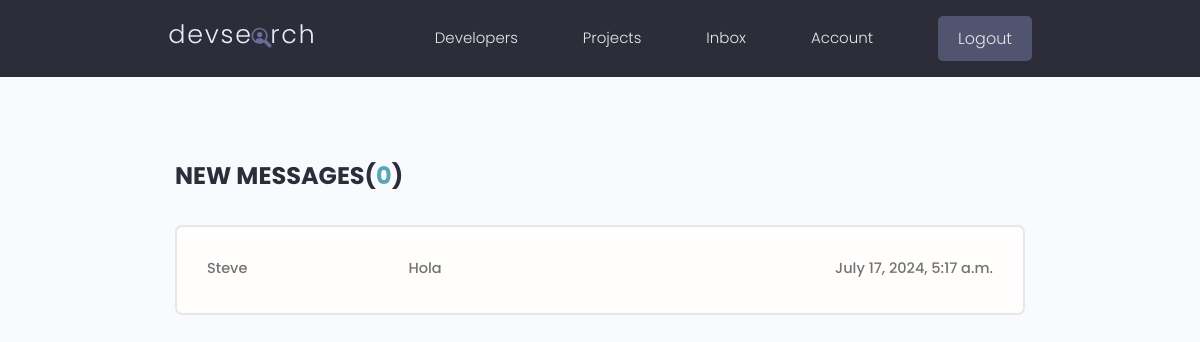
The page /inbox/ (signed in) on the database its author committed.
### users/models.py (models this page shows, shortened)
class Message(models.Model):
  sender = models.ForeignKey(Profile, null=True, blank=False, on_delete=models.SET_NULL)
  recipient = models.ForeignKey(Profile, null=True, blank=False, on_delete=models.SET_NULL, related_name="messages")
  name = models.CharField(max_length=200,null=True, blank=True)
  email = models.EmailField(max_length=200,null=True, blank=True)
  subject = models.CharField(max_length=200,null=True, blank=True)
  body = models.TextField()
  is_read = models.BooleanField(default=False, null=True)
  id = models.UUIDField(primary_key=True, default=uuid.uuid4, editable=False, unique=True)
  created = models.DateTimeField(auto_now_add=True)
  class Meta:
    ordering = ['is_read', '-created']

### users/views.py (the view)
# urls.py: path('inbox/', views.inbox, name='inbox'),
@login_required(login_url='login')
def inbox(request):
    profile = request.user.profile
    messageRequests = profile.messages.all()
    unreadCount = messageRequests.filter(is_read=False).count()
    context = {'messageRequests': messageRequests, 'unreadCount': unreadCount}
    return render(request, 'users/inbox.html', context)

### users/templates/users/inbox.html
{% extends 'main.html' %}
{% block content %}
  <main class="inbox my-xl">
    <div class="content-box">
      <h3 class="inbox__title">New Messages(<span>{{unreadCount}}</span>)</h3>
      <ul class="messages">
        {% for message in messageRequests %}
        {% if message.is_read == False%}
        <li class="message message--unread">
          {% else %}
          <li class="message">
          {% endif %}
          <a href="{% url 'message' message.id %}">
            <span class="message__author">{{message.name}}</span>
            <span class="message__subject">{{message.subject}}</span>
            <span class="message__date">{{message.created}}</span>
          </a>
        </li>
        {% endfor %}
      </ul>
    </div>
  </main>
  {% endblock content %}

### static/styles/app.css (style rules this page uses)
:root { --color-sub: #2d2d39; }
.content-box { width: 95%; max-width: 85rem; margin: 0 auto; }
.inbox { height: 90vh; }
.inbox__title, .inbox__title span { font-size: 2.4rem; font-weight: 700; color: var(--color-sub); text-transform: uppercase; text-align: left; margin-bottom: 3rem; }
.inbox__title span { color: var(--color-main); }
.messages { list-style: none; background: var(--color-white); padding: 0.5rem 3rem; border: 2px solid var(--color-light); border-radius: 0.7rem; }
.message { padding: 2.5rem 0; }
.message > a span { font-size: 1.45rem; font-weight: 500; }
.message > a { display: flex; gap: 1rem; }
.message__author, .message__date { flex-basis: 25%; }
.message__subject { flex-basis: 50%; }
.message__date { text-align: right; }

### static/uikit/styles/modules/_variables.css (style rules this page uses)
:root { --color-main: #5aa5b9; --color-main-light: #e6faff; --color-sub: #3f4156; --color-sub-light: #51546e; --color-sub-lighter: #ededfd; --color-text: #737373; --color-gray: #8b8b8b; --color-light: #e5e7eb; --color-light-gray: #767676; --color-bg: #f8fafd; --color-white: #fffefd; --color-white-light: #f3f3f3; --color-success: #359e64; --color-success-bg: #def8e8; --color-error: #fc4b0b; --color-error-bg: #fff2ee; --font-base: 'Poppins', arial, helvetica, 'Segoe UI', roboto, ubuntu, sans-serif; --font-monospace: 'Fira Code', 'Courier New', courier, monospace; --font-regular: 300; --font-medium: 500; --font-bold: 700; --generic-shadow: 1px 1px 5px #00000010; --generic-transition: all 0.3s ease-in-out; }

### static/uikit/styles/modules/_base.css (style rules this page uses)
* { margin: 0; padding: 0; box-sizing: border-box; text-rendering: optimizeLegibility; color: inherit; font-size: inherit; }
html { font-size: 50%; }
@media only screen and (min-width: 480px) { html { font-size: 56.25%; } }
@media only screen and (min-width: 1200px) { html { font-size: 62.5%; } }
body { line-height: 1.6; font-weight: 400; font-size: 1.5rem; color: var(--color-text); background-color: var(--color-bg); min-height: 100vh; }

### static/uikit/styles/modules/_typography.css (style rules this page uses)
* { font-family: var(--font-base); }
h3 { font-size: 3.2rem; font-weight: var(--font-medium); }
p, span, strong { font-size: 1.6rem; color: var(--color-text); font-weight: var(--font-regular); }
a { padding-bottom: 2px; text-decoration: none; display: inline-block; color: var(--color-main); font-weight: var(--font-medium); }

### static/uikit/styles/modules/_utilities.css (style rules this page uses)
.my-xl { margin: 8rem auto; }

### rows shown on the page
Message: name "Steve", subject "Hola", created "July 17, 2024, 5:17 a.m."

### other values the page prints
{{ unreadCount }} "0"
